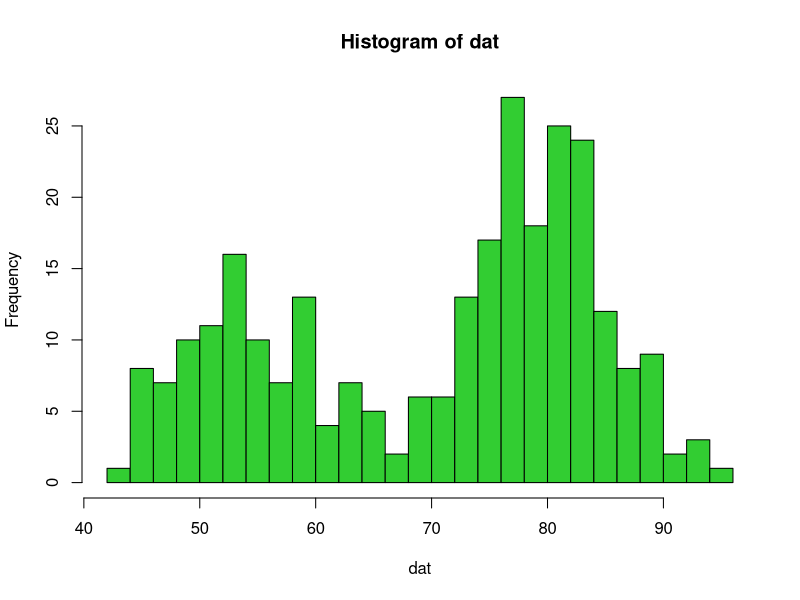
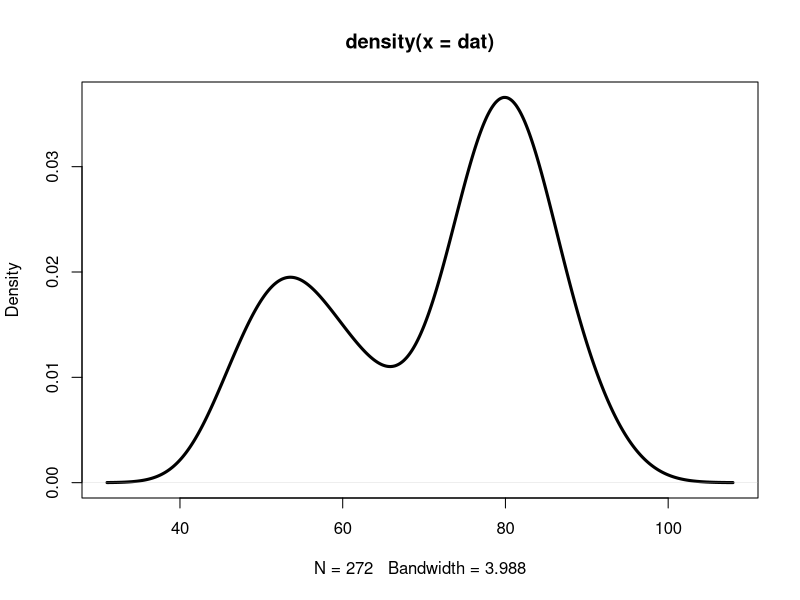
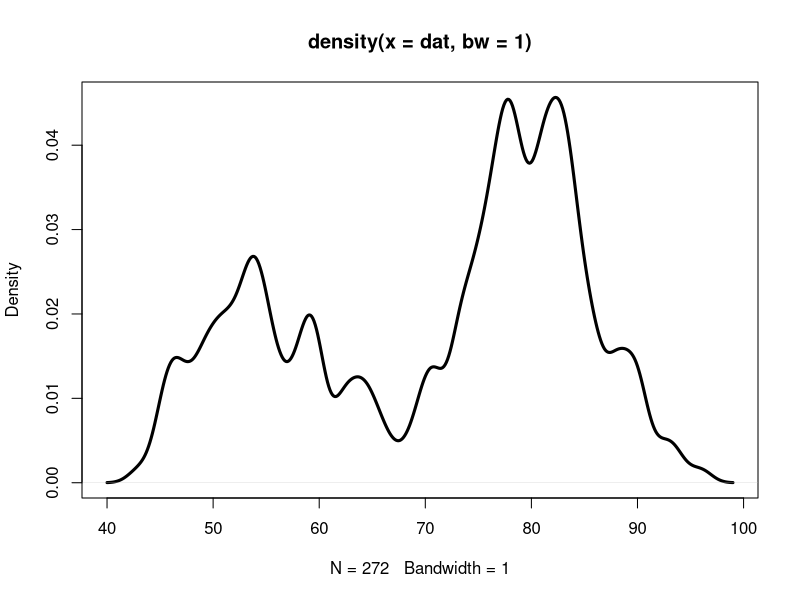
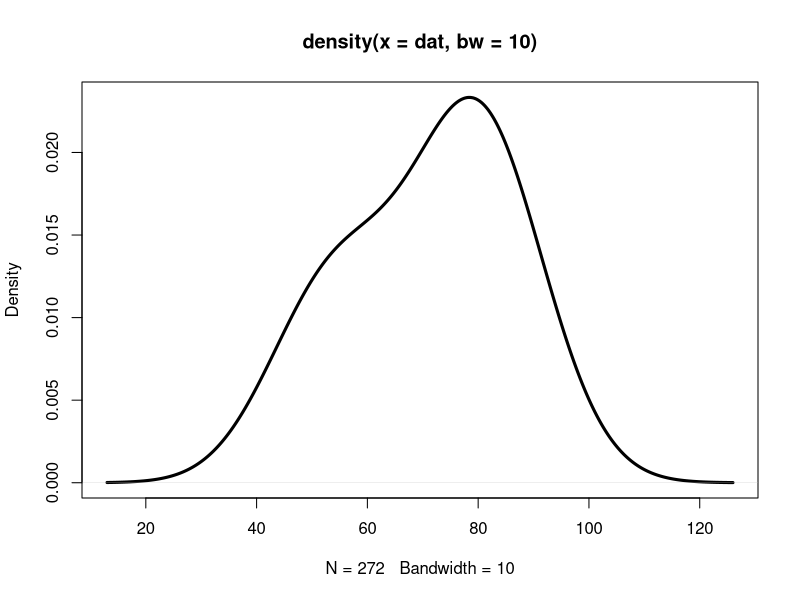
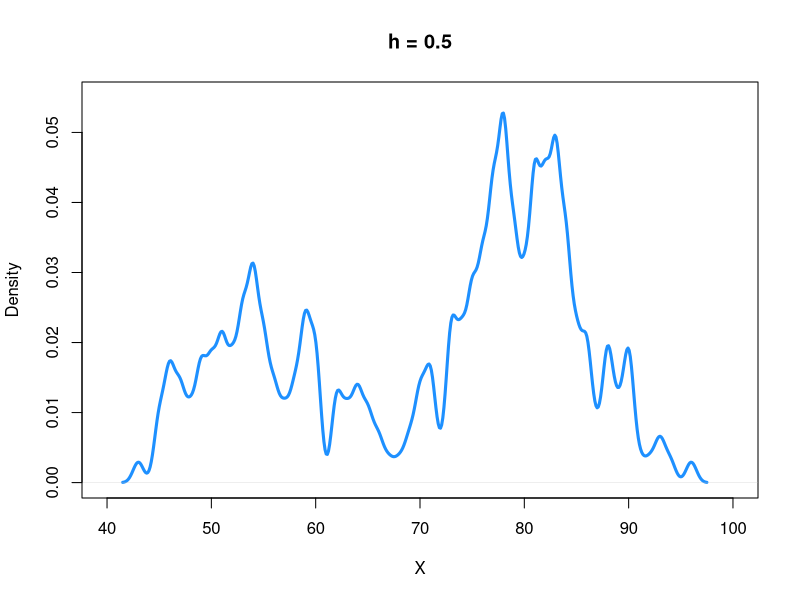
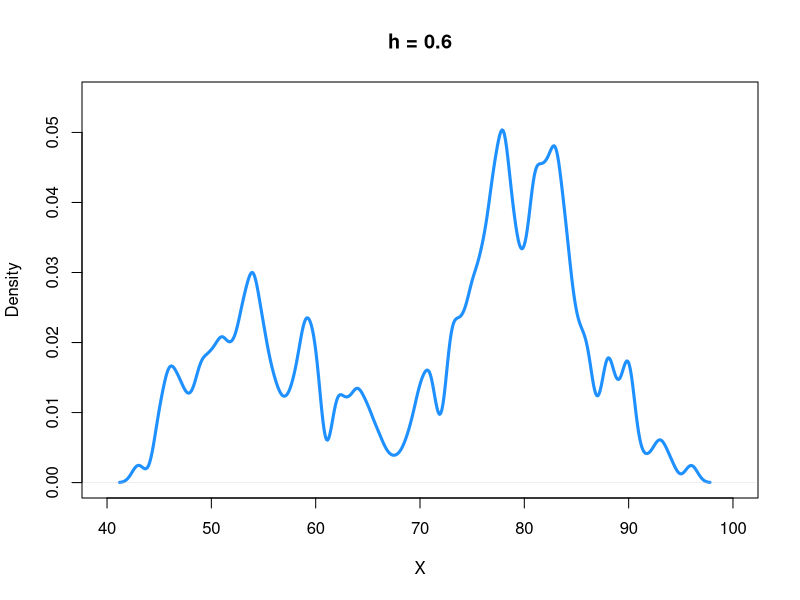
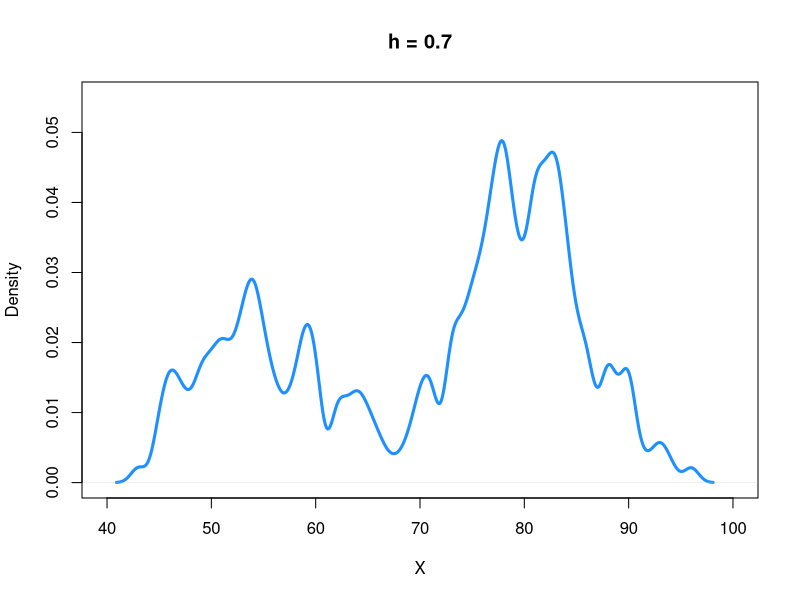
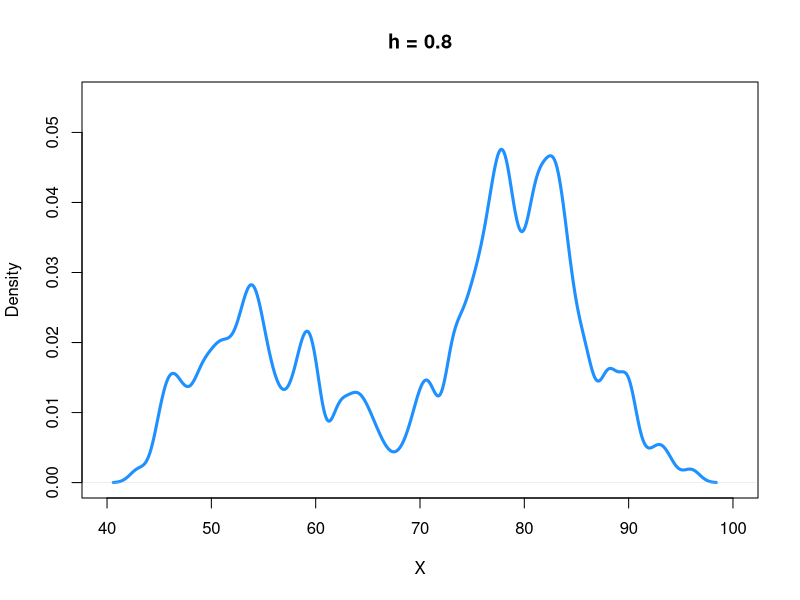

Source code (R) for these figures, in order: (Note: a time limit stopped this script after it produced the figures.)
## -------------------------------------------------------------
## Stat/Q Sci 403 Lab 8 | Spring 2019 | University of Washington
## -------------------------------------------------------------
###                           ###
### Part 1: KDE--introduction ###
###                           ###
dat = faithful$waiting
hist(dat, breaks=20, col="limegreen")

dat_kde = density(dat)
plot(dat_kde, lwd=3)

dat_kde
dat_kde$x
dat_kde$y
  # x: location of grid point where density being evaulated
  # y: the density value corresponds to the point 'x'


## adjust smoothing bandwidth
dat_kde = density(dat, bw=1)
plot(dat_kde, lwd=3)


dat_kde = density(dat, bw=10)
plot(dat_kde, lwd=3)


### How smoothing bandwidth affects the density estimate.
h_seq = c(seq(from=0.5, to=2, by=0.1), seq(from=2.5,to=7.0,by=0.5),
          seq(from=7.2, to=9, by=0.2))
h_seq
for(h0 in h_seq){
  plot(density(dat, bw=h0), lwd=3, ylim=c(0, 0.055), col="dodgerblue",
       main=paste("h =",h0), xlim=c(40,100), xlab="X")
  Sys.sleep(1)
}


## change the grid points
dat_kde = density(dat, from = 0, to=200, n=5000)
  # n: number of grid points
plot(dat_kde, lwd=3)


## different kernel
dat_kde = density(dat, kernel = "rectangular")
plot(dat_kde, lwd=3)

dat_kde = density(dat, kernel='epanechnikov')
plot(dat_kde, lwd=3)


## effect of kernel
dat_kde1 = density(dat)
dat_kde2 = density(dat, kernel = "rectangular")
dat_kde3 = density(dat, kernel='epanechnikov')

plot(dat_kde1, lwd=2, col="red")
lines(dat_kde2, lwd=2, col="black")
lines(dat_kde3, lwd=2, col="blue")
legend("topleft",c("Gaussian","Rectangular","Epanechnikov"),
       lwd=6, col=c("red","black","blue"))


## bootstrap estimate
h0 = 4
dat_kde = density(dat, from = 20, to=120, n=5000, bw=h0)
n = length(dat)

w = sample(n,n,replace=T)
dat_BT = dat[w]
dat_kde_BT = density(dat_BT, from = 20, to=120, n=5000, bw=h0)
  # need to specify the same grid points and bandwidth

plot(dat_kde, lwd=3, ylim=c(0, 0.04))
lines(dat_kde_BT, lwd=3, col="red")


for(i in 1:100){
  w = sample(n,n,replace=T)
  dat_BT = dat[w]
  dat_kde_BT = density(dat_BT, from = 20, to=120, n=5000, bw=h0)
  
  plot(dat_kde, lwd=3, ylim=c(0, 0.04))
  lines(dat_kde_BT, lwd=3, col="red")
  
  Sys.sleep(1)
}

#### Exercise 1:
#### We use the 'iris' dataset and focus on the variable 'Petal.Width'.
#### (1) Use the smoothing bandwidth h=0.2, show the KDE along with a
####     density histogram.

#### (2) Use h=0.2, change the smoothing kernel to 'triangular' and 
####     'rectangular'. Show the estimated density curves and compare to
####     the histogram

#### (3) In a single plot, show the density curves estimated by KDE with
####     h = 0.1, 0.2, 0.5. 



###                        ###
### Part 2: KDE: Bootstrap ###
###                        ###
## bootstrap variance estimate
h0 = 4
dat_kde = density(dat, from = 20, to=120, n=1000, bw=h0)
n = length(dat)


B = 10000
gr_y = matrix(NA, nrow=B, ncol=length(dat_kde$x))
for(i in 1:B){
  w = sample(n,n,replace=T)
  dat_BT = dat[w]
  dat_kde_BT = density(dat_BT, from = 20, to=120, n=1000, bw=h0)
  
  gr_y[i,] = dat_kde_BT$y
}

head(gr_y)
gr_y_var = diag(var(gr_y))
gr_y_sd = sqrt(gr_y_var)


plot(x=dat_kde$x,y=gr_y_sd, type="l", lwd=3)
  # standard error at each location

plot(dat_kde, lwd=3, col="dodgerblue")
lines(x=dat_kde$x,y=gr_y_sd, lwd=3, col="brown")
legend("topleft",c("KDE","sd of KDE"), lwd=6, col=c("dodgerblue","brown"))


## CI of the KDE -- dashed line
plot(dat_kde, lwd=3, col="blue", ylim=c(0,0.04),
     main="90% CI of the KDE using bootstrap SD")
lines(x=dat_kde$x,y=dat_kde$y+qnorm(0.95)*gr_y_sd, lwd=3, col="dodgerblue",
      lty=2)
lines(x=dat_kde$x,y=dat_kde$y-qnorm(0.95)*gr_y_sd, lwd=3, col="dodgerblue",
      lty=2)

## CI of the KDE -- "band"
plot(dat_kde, lwd=3, col="blue", ylim=c(0,0.04),
     main="90% CI of the KDE using bootstrap SD")
polygon(x=c(dat_kde$x, rev(dat_kde$x)),
        y=c(dat_kde$y+qnorm(0.95)*gr_y_sd, rev(dat_kde$y-qnorm(0.95)*gr_y_sd)),
        col='skyblue', border = 'skyblue')
lines(dat_kde,  lwd=3, col="blue")



## quantile approach and the use of sapply
q95_loop = rep(NA,1000)
q05_loop = rep(NA,1000)
for(i in 1:1000){
  q95_loop[i] = quantile(gr_y[,i], 0.95)
  q05_loop[i] = quantile(gr_y[,i], 0.05)
}

## sapply: a faster way to do a loop
help(sapply)

sapply(1:10, exp)

sapply(1:10, function(x){dnorm(1,mean=0,sd=x)})
  
q95 = sapply(1:1000, function(x){quantile(gr_y[,x], 0.95)})
  # apply to each grid point
q05 = sapply(1:1000, function(x){quantile(gr_y[,x], 0.05)})


# CI of the KDE -- dashed line
plot(dat_kde, lwd=3, col="purple", ylim=c(0,0.04),
     main="90% CI of the KDE using bootstrap SD")
lines(x=dat_kde$x,y=q95, lwd=3, col="violet",
      lty=2)
lines(x=dat_kde$x,y=q05, lwd=3, col="violet",
      lty=2)


# CI of the KDE -- "band"
plot(dat_kde, lwd=3, col="purple", ylim=c(0,0.04),
     main="90% CI of the KDE using bootstrap SD")
polygon(x=c(dat_kde$x, rev(dat_kde$x)),
        y=c(q95, rev(q05)),
        col='violet', border = 'violet')
lines(dat_kde,  lwd=3, col="purple")


#### Exercise 2:
#### Again, we will use the 'iris' dataset and variable 'Petal.Width'.
#### (1) Use the KDE with h=0.2 and find a 90% CI of the density curve.
####     Plot the estimated density curve along with the CI.

#### (2) Use the KDE with h=0.1 and find a 90% CI of the density curve.
####     Plot the estimated density curve along with the CI.


#### (3) Use the KDE with h=0.5 and find a 90% CI of the density curve.
####     Plot the estimated density curve along with the CI.


#### (4) Compared the previous three plots, which smoothing bandwidth leads to
####     a shortest CI on average? 



###                          ###
### Part 3: KDE--Uncertainty ###
###                          ###
### analyze the bias and variance
n = 1000
h0 = 0.2

rmultinom(1, 100, prob=c(0.3,0.3,0.4))
U = rmultinom(1, n, prob=c(0.3,0.3,0.4))
U

mu1 = 0
mu2 = 4
mu3 = 8
sd1 = sd2 = 1
sd3 = 1
dat1 = c(rnorm(U[1], mean=mu1,sd=sd1), rnorm(U[2], mean=mu2,sd=sd2),
         rnorm(U[3],mean=mu3,sd=sd3))

dat1
hist(dat1, breaks=30, probability = T, col="palegreen")


### KDE
dat1_kde = density(dat1, from=-5, to=15, n=1000,bw=h0)

true_density = 0.3*dnorm(dat1_kde$x,mean=mu1,sd=sd1)+
  0.3*dnorm(dat1_kde$x,mean=mu2,sd=sd2)+
  0.4*dnorm(dat1_kde$x,mean=mu3,sd=sd3)

plot(x=dat1_kde$x, y=true_density, ylim=c(0,0.35), type="l",
     lwd=3, col="blue")
lines(dat1_kde, lwd=3, col="red")
legend("topleft",c("KDE","True"),lwd=6, col=c("blue","red"))

### a realization of difference
diff = dat1_kde$y- true_density

plot(x=dat1_kde$x,diff, type="l", lwd=3, col="purple",
     ylim=c(-0.05,0.05))
abline(h=0, lwd=3, col="gray")



### Monte Carlo Estimation of the errors
N = 10000
dat1_kdey_MC = matrix(NA, nrow=N, ncol=1000)
for(i in 1:N){
  U = rmultinom(1, n, prob=c(0.30,0.30,0.4))
  dat1_MC = c(rnorm(U[1], mean=mu1,sd=sd1), rnorm(U[2], mean=mu2,sd=sd2),
              rnorm(U[3], mean=mu3,sd=sd3))
  dat1_kde_MC = density(dat1_MC, from=-5, to=15, n=1000,bw =h0)
  dat1_kdey_MC[i,] = dat1_kde_MC$y
}

dat1_kdey_var = sapply(1:1000, function(x){var(dat1_kdey_MC[,x])})
dat1_kdey_mse = colSums((t(t(dat1_kdey_MC)- true_density))^2)/N


plot(x=dat1_kde$x, y=true_density, ylim=c(0,0.35), type="l",
     lwd=3, col="blue")
lines(x=dat1_kde$x, y=sqrt(dat1_kdey_var), col="red")
lines(x=dat1_kde$x, y=sqrt(dat1_kdey_mse), col="black")


sum(dat1_kdey_var)
  # ~ integrated variance (without scaling)
sum(dat1_kdey_mse)
  # ~ MISE (without scaling)

## scaling:
sum(dat1_kdey_var)*(dat1_kde$x[2]-dat1_kde$x[1])
sum(dat1_kdey_mse)*(dat1_kde$x[2]-dat1_kde$x[1])


### What happen if we choose different h?
### Now we perform a "simulation study" to understand it.
### This is a very common approach in practice to analyze the performance
### of a certain estimator.
h0_seq = seq(from=0.1,to=0.5, by=0.05)
  # consider several possible smoothing bandwidth
N = 10000
  # size of monte carlo simulation

var_seq = rep(NA, length(h0_seq))
mise_seq = rep(NA, length(h0_seq))
for(i_MC in 1:length(h0_seq)){
  h0 = h0_seq[i_MC]
    # choose the smoothing parameter
  dat1_kdey_MC = matrix(NA, nrow=N, ncol=1000)
  for(i in 1:N){
    U = rmultinom(1, n, prob=c(0.3,0.3,0.4))
    dat1_MC = c(rnorm(U[1], mean=mu1,sd=sd1), rnorm(U[2], mean=mu2,sd=sd2),
                rnorm(U[3], mean=mu3,sd=sd3))
    dat1_kde_MC = density(dat1_MC, from=-5, to=15, n=1000,bw =h0)
    dat1_kdey_MC[i,] = dat1_kde_MC$y
  }
  dat1_kdey_var = sapply(1:1000, function(x){var(dat1_kdey_MC[,x])})
  dat1_kdey_mse = colSums((t(t(dat1_kdey_MC)- true_density))^2)/N
  
  var_seq[i_MC] = sum(dat1_kdey_var)
  mise_seq[i_MC] = sum(dat1_kdey_mse)
  print(i_MC)
  # print out each iteration
}

plot(x= h0_seq, y= mise_seq, type="l", ylim=c(0,0.2),lwd=3,
     ylab="errors", xlab="smoothing bandwidth", col="brown")
lines(x= h0_seq, y= var_seq, lwd=3, col="limegreen")
legend("bottomleft", c("MISE","Integrated VAR"), lwd=6,
       col=c("brown","limegreen"))


#### Exercise 3:
#### Perform a simulation study to analyze the MISE and integrated variance
#### of the KDE using a data generated from a Gaussian mixture model:
#### 0.35*N(0,1) + 0.65*N(4,1).
#### Namely, with a probability of 0.35, one data point is generated from
#### N(0,1) and with a probability of 0.65 this data point is genereated from
#### N(4,1). 
#### Assume the sample size n=1000. 
#### (1) First simulate a random sample from the above Gaussian mixture model.


#### (2) Apply the KDE with smoothing bandwith 0.3. Plot the KDE and the
####     true density curve from the Gaussian mixture model.

#### (3) Use Monte Carlo simulation N=10000 times to compute the MISE.

#### (4) Change the smoothing bandwidth a bit to analyze how the MISE
####     changes with respect to the smoothing bandwidth.
####     For simplicity, we consider the smoothing bandwidth withi [0.1,0.5].
####     Show the error versus smoothing bandwidth plot.
####     About what value will the smoothing bandwidth minimized the errors?

###                ###
### Part 4: 2D KDE ###
###                ###
library(KernSmooth)
data1 = cbind(iris$Sepal.Length, iris$Petal.Length)

plot(data1)

iris_kde <- bkde2D(data1, bandwidth = 0.25,
                   gridsize = c(51,51),
                   range.x=list(c(4,8),c(1,7)))
  # bandwidth: smoothing bandwidth
  # gridsize: grid size on both x,y-axis
  # range.x: a list consists of the range of x and y

contour(x=iris_kde$x1,y=iris_kde$x2,
        z=iris_kde$fhat, lwd=3, 
        main="Density Contour (Iris Data)",
        xlab="Sepal.Length", ylab="Petal.Length")

contour(x=iris_kde$x1,y=iris_kde$x2,
        z=iris_kde$fhat, lwd=3, 
        main="Density Contour (Iris Data)",
        xlab="Sepal.Length", ylab="Petal.Length",
        nlevels=20, col=c("blue"))
points(data1, col="red",pch=20)


### perspective plot
persp(x=iris_kde$x1,y=iris_kde$x2,
      z=iris_kde$fhat, col="palegreen",
      xlab="Sepal.Length", ylab="Petal.Length",
      zlab="Density", theta=150, phi=30)
  # theta: rotational angle
  # phi: vertical angle

for(w in (1:36)*10){
  persp(x=iris_kde$x1,y=iris_kde$x2,
        z=iris_kde$fhat, col="palegreen",
        xlab="Sepal.Length", ylab="Petal.Length",
        zlab="Density", theta=w, phi=40)
  Sys.sleep(0.1)
}

## a non-stopping animation
x0 = 1 
w = 10
while(x0<2){
  persp(x=iris_kde$x1,y=iris_kde$x2,
        z=iris_kde$fhat, col="palegreen",
        xlab="Sepal.Length", ylab="Petal.Length",
        zlab="Density", theta=w, phi=40)
  w= w+5
  Sys.sleep(0.1)
}

for(w in c((0:9)*10, (9:0)*10)){
  persp(x=iris_kde$x1,y=iris_kde$x2,
        z=iris_kde$fhat, col="skyblue",
        xlab="Sepal.Length", ylab="Petal.Length",
        zlab="Density", theta=10, phi=w)
  Sys.sleep(1)
}


### using the image function
image(x=iris_kde$x1,y=iris_kde$x2,
      z=iris_kde$fhat, xlab="Sepal.Length", 
      ylab="Petal.Length", main="Density (Heat Map)")
points(data1, pch=20)

## change the color using Palette
colP = colorRampPalette(c("white","dodgerblue","purple"))
image(x=iris_kde$x1,y=iris_kde$x2,
      z=iris_kde$fhat, xlab="Sepal.Length", 
      ylab="Petal.Length", main="Density (Heat Map)",
      col=colP(50))
points(data1, pch=20, cex=0.5)


### colored contour
col_tmp <- colorRampPalette(c("white","limegreen","orchid"))(10)
level_tmp <- (0:10)/10*max(c(iris_kde$fhat))
  # defining the levels and the corresponding colors 
plot(NULL, xlim=c(4,8), ylim=c(1,7),
     main="Density Contour (Iris Data)",
     xlab="Sepal.Length", ylab="Petal.Length")
  # this makes an empty plot
.filled.contour(x=iris_kde$x1,y=iris_kde$x2,
                z=iris_kde$fhat,
                levels=level_tmp, 
                col=col_tmp)
  # this filled in the colored contours
points(data1, col="black",pch=20)
  # finally we add data points

#### Exercise 4:
#### In this problem, we will analyze the 'faithful' dataset using the 
#### current eruption time versus the next eruption time:
data_new = cbind(faithful[1:271,1],faithful[2:272,1])
plot(data_new)
#### (1) Use a 2D KDE with smoothing bandwidth h=0.2. Show the contour plot
####     and attach the data points to it.

#### (2) Use a perspective plot to show how the density looks like. Change
####     'theta' and 'phi' to see the full picture of the 2D density.

#### (3) Consider the following sequence of smoothing bandwidth:
h_seq = seq(from=0.1,to=1, by=0.02)
####     Make an animation showing the 2D KDE under different values of h.
####     You can use either a contour plot or a perspective plot (or others).
